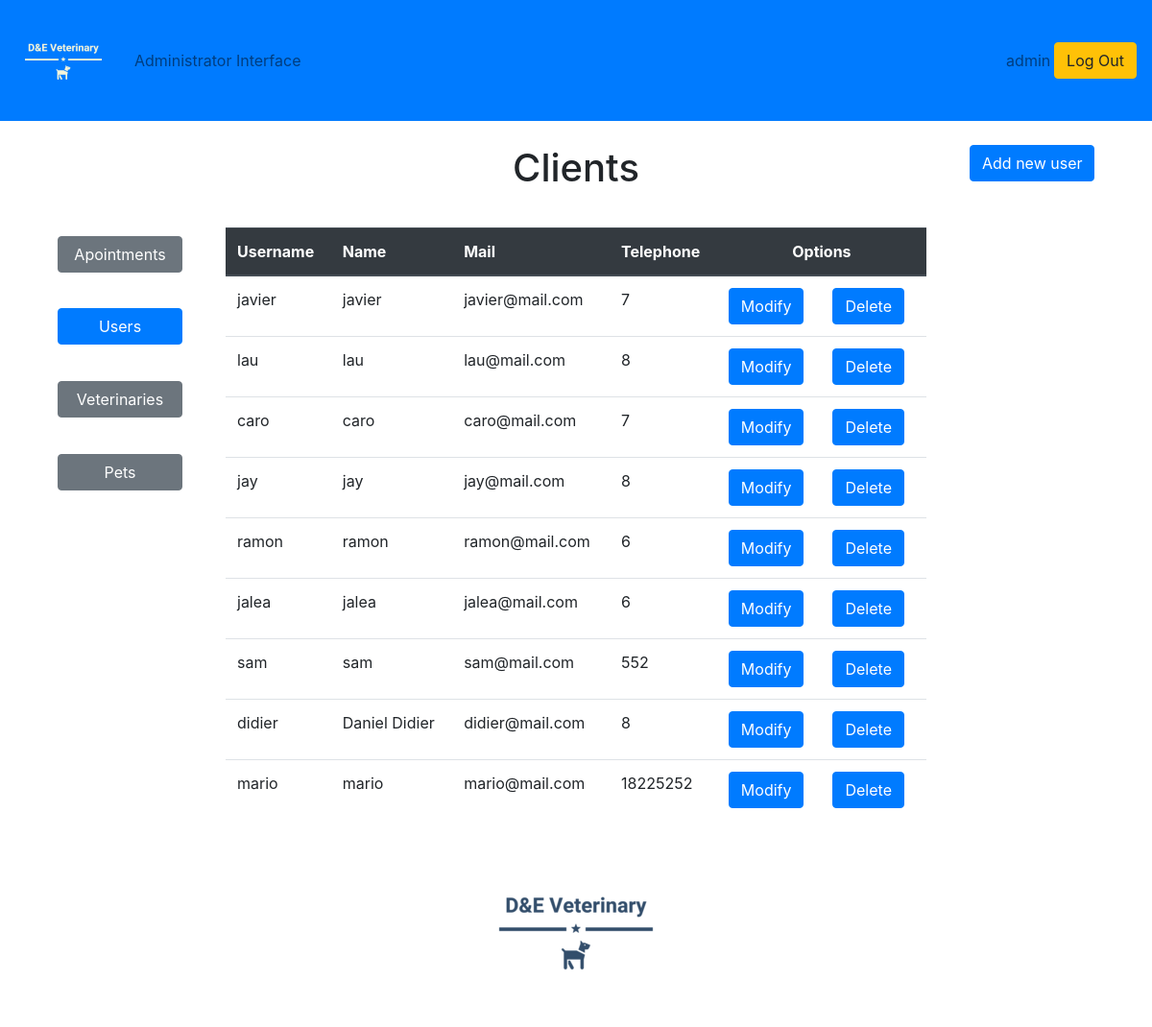
The page /adminusersum (signed in) on the database its author committed.
### appointments/models.py (models this page shows, shortened)
class Client(models.Model):
    username = models.CharField(max_length=10)
    name = models.CharField(max_length=50)
    email = models.EmailField()
    password = models.CharField(max_length=20)
    telephone = models.PositiveIntegerField()

### appointments/views.py (the view)
# urls.py: path('adminusersum', views.adminusersum, name='adminusersum'),
def adminusersum(request):
    uname=request.session['username']
    users=Client.objects.all()
    if users.count()>0:
        has_users=True
    else:
        has_users=False
    context = {
        'username': uname,
        'users':users,
        'has_users':has_users,
    }
    return render(request,'appointments/adminusersum.html',context)

### appointments/templates/appointments/adminusersum.html (shortened to what this page needs)
{% extends 'appointments/base.html' %}
{% load static %}
{% load widget_tweaks %}
{% load bootstrap4 %}
{% block admin_info %}
<li class="nav-item">
  <a class="nav-link" href="#">Administrator Interface</a>
</li>
{% endblock %}
{% block content %}
    <div class="container">
      <div class="row">
        <div class="col">
        <form action="{% url 'appointments:adminsum' %}" method="POST">
          <div class="col-md-12 text-center">
            <input class="btn btn-secondary btn-block" type="submit" value="Apointments">
          </div>
        </form>
        <form action="{% url 'appointments:adminusersum' %}" method="POST">
          <div class="col-md-12 text-center">
            <input class="btn btn-primary btn-block" type="submit" value="Users">
          </div>
        </form>
        <form action="{% url 'appointments:adminvetsum' %}" method="POST">
          <div class="col-md-12 text-center">
            <input class="btn btn-secondary btn-block" type="submit" value="Veterinaries">
          </div>
        </form>
        <form action="{% url 'appointments:adminpetsum' %}" method="POST">
          <div class="col-md-12 text-center">
            <input class="btn btn-secondary btn-block" type="submit" value="Pets">
          </div>
        </form>
        </div>
        <div class="col-8">
          <h1 style="text-align: center;">Clients</h1>
          {% if has_users%}
            <table class="table">
              <thead class="thead-dark">
                <tr>
                  <th scope="col">Username</th>
                  <th scope="col">Name</th>
                  <th scope="col">Mail</th>
                  <th scope="col">Telephone</th>
                  <th scope="col" class="text-center">Options</th>
                </tr>
              </thead>
              <tbody>
                {% for c_user in users%}
                <tr>
                  <td>{{c_user.username}}</td>
                  <td>{{c_user.name}}</td>
                  <td>{{c_user.email}}</td>
                  <td>{{c_user.telephone}}</td>
                  <td>
                    <div class="row">
                      <form action="{% url 'appointments:adminmoduser' c_user.id %}" method="POST">
                        <div class="col-md-12 text-center">
                          <input class="btn btn-primary" type="submit" value="Modify">
                        </div>
                      </form>
                      <form action="{% url 'appointments:admindeluser' c_user.id %}" method="POST">
                        <div class="col-md-12 text-center">
                          <input class="btn btn-primary" type="submit" value="Delete">
                        </div>
                      </form>
                    </div>
                  </td>
                </tr>
                {% endfor %}
              </tbody>
            </table>
          {% else %}
          <p style="margin-bottom:1cm;"></p>
          <h4 style="text-align: center;">There are no registered clients</h4>
          {% endif%}
        </div>
        <div class="col-2">
          <form action="{% url 'appointments:adminuserreg' %}" method="POST">
            <div class="col-md-12 text-center">
              <input class="btn btn-primary" type="submit" value="Add new user">
            </div>
          </form>
        </div>
      </div>
    </div>
{% endblock %}
{% block footer %}
<div class="container text-center">
  <img class="img-rounded" src="{% static 'images/logot.png' %}" alt="Card image cap">
</div>
{% endblock %}

### rows shown on the page
Client: username "javier", name "javier", email "javier@mail.com", telephone "7"
Client: username "lau", name "lau", email "lau@mail.com", telephone "8"
Client: username "caro", name "caro", email "caro@mail.com", telephone "7"
Client: username "jay", name "jay", email "jay@mail.com", telephone "8"
Client: username "ramon", name "ramon", email "ramon@mail.com", telephone "6"
Client: username "jalea", name "jalea", email "jalea@mail.com", telephone "6"
Client: username "sam", name "sam", email "sam@mail.com", telephone "552"
Client: username "didier", name "Daniel Didier", email "didier@mail.com", telephone "8"
Client: username "mario", name "mario", email "mario@mail.com", telephone "18225252"

### other values the page prints
{{ username }} "admin"
